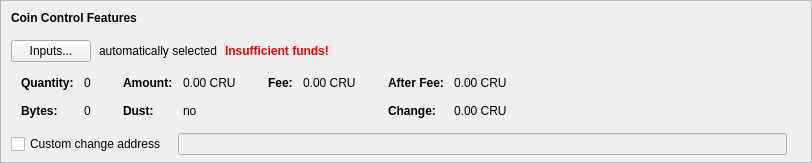
    <widget class="QFrame" name="frameCoinControl">
     <property name="sizePolicy">
      <sizepolicy hsizetype="Expanding" vsizetype="Expanding">
       <horstretch>0</horstretch>
       <verstretch>0</verstretch>
      </sizepolicy>
     </property>
     <property name="maximumSize">
      <size>
       <width>16777215</width>
       <height>16777215</height>
      </size>
     </property>
     <property name="frameShape">
      <enum>QFrame::StyledPanel</enum>
     </property>
     <property name="frameShadow">
      <enum>QFrame::Sunken</enum>
     </property>
     <layout class="QVBoxLayout" name="verticalLayoutCoinControl2">
      <property name="spacing">
       <number>0</number>
      </property>
      <property name="leftMargin">
       <number>0</number>
      </property>
      <property name="topMargin">
       <number>0</number>
      </property>
      <property name="rightMargin">
       <number>0</number>
      </property>
      <property name="bottomMargin">
       <number>6</number>
      </property>
      <item>
       <layout class="QVBoxLayout" name="verticalLayoutCoinControl" stretch="0,0,0,0,1">
        <property name="spacing">
         <number>0</number>
        </property>
        <property name="leftMargin">
         <number>10</number>
        </property>
        <property name="topMargin">
         <number>10</number>
        </property>
        <item>
         <layout class="QHBoxLayout" name="horizontalLayoutCoinControl1">
          <property name="bottomMargin">
           <number>15</number>
          </property>
          <item>
           <widget class="QLabel" name="labelCoinControlFeatures">
            <property name="sizePolicy">
             <sizepolicy hsizetype="Preferred" vsizetype="Maximum">
              <horstretch>0</horstretch>
              <verstretch>0</verstretch>
             </sizepolicy>
            </property>
            <property name="font">
             <font>
              <weight>75</weight>
              <bold>true</bold>
             </font>
            </property>
            <property name="styleSheet">
             <string notr="true">font-weight:bold;</string>
            </property>
            <property name="text">
             <string>Coin Control Features</string>
            </property>
           </widget>
          </item>
         </layout>
        </item>
        <item>
         <layout class="QHBoxLayout" name="horizontalLayoutCoinControl2" stretch="0,0,0,0">
          <property name="spacing">
           <number>8</number>
          </property>
          <property name="bottomMargin">
           <number>10</number>
          </property>
          <item>
           <widget class="QPushButton" name="pushButtonCoinControl">
            <property name="styleSheet">
             <string notr="true"/>
            </property>
            <property name="text">
             <string>Inputs...</string>
            </property>
            <property name="autoDefault">
             <bool>false</bool>
            </property>
           </widget>
          </item>
          <item>
           <widget class="QLabel" name="labelCoinControlAutomaticallySelected">
            <property name="text">
             <string>automatically selected</string>
            </property>
            <property name="margin">
             <number>5</number>
            </property>
           </widget>
          </item>
          <item>
           <widget class="QLabel" name="labelCoinControlInsuffFunds">
            <property name="font">
             <font>
              <weight>75</weight>
              <bold>true</bold>
             </font>
            </property>
            <property name="styleSheet">
             <string notr="true">color:red;font-weight:bold;</string>
            </property>
            <property name="text">
             <string>Insufficient funds!</string>
            </property>
            <property name="margin">
             <number>5</number>
            </property>
           </widget>
          </item>
          <item>
           <spacer name="horizontalSpacerCoinControl">
            <property name="orientation">
             <enum>Qt::Horizontal</enum>
            </property>
            <property name="sizeHint" stdset="0">
             <size>
              <width>40</width>
              <height>1</height>
             </size>
            </property>
           </spacer>
          </item>
         </layout>
        </item>
        <item>
         <widget class="QWidget" name="widgetCoinControl" native="true">
          <property name="sizePolicy">
           <sizepolicy hsizetype="Preferred" vsizetype="Preferred">
            <horstretch>0</horstretch>
            <verstretch>0</verstretch>
           </sizepolicy>
          </property>
          <property name="minimumSize">
           <size>
            <width>0</width>
            <height>0</height>
           </size>
          </property>
          <property name="styleSheet">
           <string notr="true"/>
          </property>
          <layout class="QHBoxLayout" name="horizontalLayoutCoinControl5">
           <property name="leftMargin">
            <number>0</number>
           </property>
           <property name="topMargin">
            <number>0</number>
           </property>
           <property name="rightMargin">
            <number>0</number>
           </property>
           <property name="bottomMargin">
            <number>0</number>
           </property>
           <item>
            <layout class="QHBoxLayout" name="horizontalLayoutCoinControl3" stretch="0,0,0,1">
             <property name="spacing">
              <number>20</number>
             </property>
             <property name="topMargin">
              <number>0</number>
             </property>
             <property name="bottomMargin">
              <number>10</number>
             </property>
             <item>
              <layout class="QFormLayout" name="formLayoutCoinControl1">
               <property name="horizontalSpacing">
                <number>10</number>
               </property>
               <property name="verticalSpacing">
                <number>14</number>
               </property>
               <property name="leftMargin">
                <number>10</number>
               </property>
               <property name="topMargin">
                <number>4</number>
               </property>
               <property name="rightMargin">
                <number>6</number>
               </property>
               <item row="0" column="0">
                <widget class="QLabel" name="labelCoinControlQuantityText">
                 <property name="font">
                  <font>
                   <weight>75</weight>
                   <bold>true</bold>
                  </font>
                 </property>
                 <property name="text">
                  <string>Quantity:</string>
                 </property>
                 <property name="margin">
                  <number>0</number>
                 </property>
                </widget>
               </item>
               <item row="0" column="1">
                <widget class="QLabel" name="labelCoinControlQuantity">
                 <property name="cursor">
                  <cursorShape>IBeamCursor</cursorShape>
                 </property>
                 <property name="contextMenuPolicy">
                  <enum>Qt::ActionsContextMenu</enum>
                 </property>
                 <property name="text">
                  <string notr="true">0</string>
                 </property>
                 <property name="margin">
                  <number>0</number>
                 </property>
                 <property name="textInteractionFlags">
                  <set>Qt::LinksAccessibleByMouse|Qt::TextSelectableByKeyboard|Qt::TextSelectableByMouse</set>
                 </property>
                </widget>
               </item>
               <item row="1" column="0">
                <widget class="QLabel" name="labelCoinControlBytesText">
                 <property name="font">
                  <font>
                   <weight>75</weight>
                   <bold>true</bold>
                  </font>
                 </property>
                 <property name="text">
                  <string>Bytes:</string>
                 </property>
                </widget>
               </item>
               <item row="1" column="1">
                <widget class="QLabel" name="labelCoinControlBytes">
                 <property name="cursor">
                  <cursorShape>IBeamCursor</cursorShape>
                 </property>
                 <property name="contextMenuPolicy">
                  <enum>Qt::ActionsContextMenu</enum>
                 </property>
                 <property name="text">
                  <string notr="true">0</string>
                 </property>
                 <property name="textInteractionFlags">
                  <set>Qt::LinksAccessibleByMouse|Qt::TextSelectableByKeyboard|Qt::TextSelectableByMouse</set>
                 </property>
                </widget>
               </item>
              </layout>
             </item>
             <item>
              <layout class="QFormLayout" name="formLayoutCoinControl2">
               <property name="horizontalSpacing">
                <number>10</number>
               </property>
               <property name="verticalSpacing">
                <number>14</number>
               </property>
               <property name="leftMargin">
                <number>6</number>
               </property>
               <property name="topMargin">
                <number>4</number>
               </property>
               <property name="rightMargin">
                <number>6</number>
               </property>
               <item row="0" column="0">
                <widget class="QLabel" name="labelCoinControlAmountText">
                 <property name="font">
                  <font>
                   <weight>75</weight>
                   <bold>true</bold>
                  </font>
                 </property>
                 <property name="text">
                  <string>Amount:</string>
                 </property>
                 <property name="margin">
                  <number>0</number>
                 </property>
                </widget>
               </item>
               <item row="0" column="1">
                <widget class="QLabel" name="labelCoinControlAmount">
                 <property name="cursor">
                  <cursorShape>IBeamCursor</cursorShape>
                 </property>
                 <property name="contextMenuPolicy">
                  <enum>Qt::ActionsContextMenu</enum>
                 </property>
                 <property name="text">
                  <string notr="true">0.00 CRU</string>
                 </property>
                 <property name="textInteractionFlags">
                  <set>Qt::LinksAccessibleByMouse|Qt::TextSelectableByKeyboard|Qt::TextSelectableByMouse</set>
                 </property>
                </widget>
               </item>
               <item row="1" column="0">
                <widget class="QLabel" name="labelCoinControlLowOutputText">
                 <property name="font">
                  <font>
                   <weight>75</weight>
                   <bold>true</bold>
                  </font>
                 </property>
                 <property name="text">
                  <string>Dust:</string>
                 </property>
                </widget>
               </item>
               <item row="1" column="1">
                <widget class="QLabel" name="labelCoinControlLowOutput">
                 <property name="cursor">
                  <cursorShape>IBeamCursor</cursorShape>
                 </property>
                 <property name="contextMenuPolicy">
                  <enum>Qt::ActionsContextMenu</enum>
                 </property>
                 <property name="text">
                  <string notr="true">no</string>
                 </property>
                 <property name="textInteractionFlags">
                  <set>Qt::LinksAccessibleByMouse|Qt::TextSelectableByKeyboard|Qt::TextSelectableByMouse</set>
                 </property>
                </widget>
               </item>
              </layout>
             </item>
             <item>
              <layout class="QFormLayout" name="formLayoutCoinControl3">
               <property name="horizontalSpacing">
                <number>10</number>
               </property>
               <property name="verticalSpacing">
                <number>14</number>
               </property>
               <property name="leftMargin">
                <number>6</number>
               </property>
               <property name="topMargin">
                <number>4</number>
               </property>
               <property name="rightMargin">
                <number>6</number>
               </property>
               <item row="0" column="0">
                <widget class="QLabel" name="labelCoinControlFeeText">
                 <property name="font">
                  <font>
                   <weight>75</weight>
                   <bold>true</bold>
                  </font>
                 </property>
                 <property name="text">
                  <string>Fee:</string>
                 </property>
                 <property name="margin">
                  <number>0</number>
                 </property>
                </widget>
               </item>
               <item row="0" column="1">
                <widget class="QLabel" name="labelCoinControlFee">
                 <property name="cursor">
                  <cursorShape>IBeamCursor</cursorShape>
                 </property>
                 <property name="contextMenuPolicy">
                  <enum>Qt::ActionsContextMenu</enum>
                 </property>
                 <property name="text">
                  <string notr="true">0.00 CRU</string>
                 </property>
                 <property name="textInteractionFlags">
                  <set>Qt::LinksAccessibleByMouse|Qt::TextSelectableByKeyboard|Qt::TextSelectableByMouse</set>
                 </property>
                </widget>
               </item>
             </layout>
             </item>
             <item>
              <layout class="QFormLayout" name="formLayoutCoinControl4">
               <property name="horizontalSpacing">
                <number>10</number>
               </property>
               <property name="verticalSpacing">
                <number>14</number>
               </property>
               <property name="leftMargin">
                <number>6</number>
               </property>
               <property name="topMargin">
                <number>4</number>
               </property>
               <property name="rightMargin">
                <number>6</number>
               </property>
               <item row="0" column="0">
                <widget class="QLabel" name="labelCoinControlAfterFeeText">
                 <property name="font">
                  <font>
                   <weight>75</weight>
                   <bold>true</bold>
                  </font>
                 </property>
                 <property name="text">
                  <string>After Fee:</string>
                 </property>
                 <property name="margin">
                  <number>0</number>
                 </property>
                </widget>
               </item>
               <item row="0" column="1">
                <widget class="QLabel" name="labelCoinControlAfterFee">
                 <property name="cursor">
                  <cursorShape>IBeamCursor</cursorShape>
                 </property>
                 <property name="contextMenuPolicy">
                  <enum>Qt::ActionsContextMenu</enum>
                 </property>
                 <property name="text">
                  <string notr="true">0.00 CRU</string>
                 </property>
                 <property name="textInteractionFlags">
                  <set>Qt::LinksAccessibleByMouse|Qt::TextSelectableByKeyboard|Qt::TextSelectableByMouse</set>
                 </property>
                </widget>
               </item>
               <item row="1" column="0">
                <widget class="QLabel" name="labelCoinControlChangeText">
                 <property name="font">
                  <font>
                   <weight>75</weight>
                   <bold>true</bold>
                  </font>
                 </property>
                 <property name="text">
                  <string>Change:</string>
                 </property>
                </widget>
               </item>
               <item row="1" column="1">
                <widget class="QLabel" name="labelCoinControlChange">
                 <property name="cursor">
                  <cursorShape>IBeamCursor</cursorShape>
                 </property>
                 <property name="contextMenuPolicy">
                  <enum>Qt::ActionsContextMenu</enum>
                 </property>
                 <property name="text">
                  <string notr="true">0.00 CRU</string>
                 </property>
                 <property name="textInteractionFlags">
                  <set>Qt::LinksAccessibleByMouse|Qt::TextSelectableByKeyboard|Qt::TextSelectableByMouse</set>
                 </property>
                </widget>
               </item>
              </layout>
             </item>
            </layout>
           </item>
          </layout>
         </widget>
        </item>
        <item>
         <layout class="QHBoxLayout" name="horizontalLayoutCoinControl4" stretch="0,0,0">
          <property name="spacing">
           <number>12</number>
          </property>
          <property name="sizeConstraint">
           <enum>QLayout::SetDefaultConstraint</enum>
          </property>
          <property name="topMargin">
           <number>5</number>
          </property>
          <property name="rightMargin">
           <number>5</number>
          </property>
          <item>
           <widget class="QCheckBox" name="checkBoxCoinControlChange">
            <property name="toolTip">
             <string>If this is activated, but the change address is empty or invalid, change will be sent to a newly generated address.</string>
            </property>
            <property name="text">
             <string>Custom change address</string>
            </property>
           </widget>
          </item>
          <item>
           <widget class="QValidatedLineEdit" name="lineEditCoinControlChange">
            <property name="enabled">
             <bool>false</bool>
            </property>
            <property name="sizePolicy">
             <sizepolicy hsizetype="Expanding" vsizetype="Fixed">
              <horstretch>0</horstretch>
              <verstretch>0</verstretch>
             </sizepolicy>
            </property>
           </widget>
          </item>
          <item>
           <widget class="QLabel" name="labelCoinControlChangeLabel">
            <property name="sizePolicy">
             <sizepolicy hsizetype="Preferred" vsizetype="Expanding">
              <horstretch>0</horstretch>
              <verstretch>0</verstretch>
             </sizepolicy>
            </property>
            <property name="minimumSize">
             <size>
              <width>0</width>
              <height>0</height>
             </size>
            </property>
            <property name="text">
             <string/>
            </property>
            <property name="margin">
             <number>3</number>
            </property>
           </widget>
          </item>
         </layout>
        </item>
        <item>
         <spacer name="verticalSpacerCoinControl">
          <property name="orientation">
           <enum>Qt::Vertical</enum>
          </property>
          <property name="sizeHint" stdset="0">
           <size>
            <width>800</width>
            <height>1</height>
           </size>
          </property>
         </spacer>
        </item>
       </layout>
      </item>
     </layout>
    </widget>
